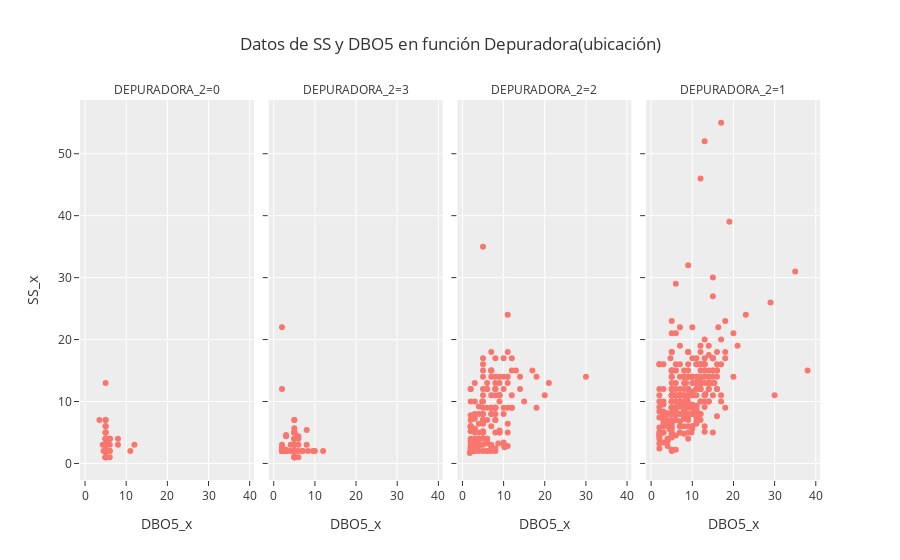

Notebook source saved alongside this figure:
### Code cell
fig1 = px.scatter(
  data_2, x=data_2['DBO5_x'], y=data_2["SS_x"], 
  template="ggplot2", facet_col = data_2['DEPURADORA_2']
, title="Datos de SS y DBO5 en función Depuradora(ubicación)", 
)
fig1

### Figure 1 — Plotly figure (JSON) as saved in the notebook; plotly's stock layout.template omitted (floating-point values rounded to 4 significant figures; data arrays with more than 128 entries replaced by an {"elided": "..."} marker saying what was removed)
{"data": [{"hovertemplate": "DEPURADORA_2=0<br>DBO5_x=%{x}<br>SS_x=%{y}<extra></extra>", "legendgroup": "", "marker": {"color": "#F8766D", "symbol": "circle"}, "mode": "markers", "name": "", "orientation": "v", "showlegend": false, "type": "scatter", "x": [5, 5, 5, 5, 5, 5, 6, 5, 5, 5, 5, 3.5, 5, 5, 5, 5, 5, 6, 5, 5, 5, 5, 5, 5, 5, 5, 5, 5, 5, 6, 5, 11, 12, 5, 5, 5, 6, 5, 5, 5, 6, 5, 5, 5, 5, 6, 5, 5, 5, 5, 5, 5, 5, 5, 5, 8, 5, 5, 5, 6, 5, 5, 5, 5, 5, 5, 5, 5, 5, 8, 4.5, 4.3, 5, 6, 5, 5, 5, 5], "xaxis": "x", "y": [5, 4, 3, 3, 4, 5, 4, 13, 3, 3, 2, 7, 4, 2, 2, 2, 2, 2, 2, 2, 2, 2, 3, 2, 3, 5, 3, 3, 1, 3, 4, 2, 3, 3, 3, 3, 4, 1, 2, 1, 1, 2, 2, 2, 2, 4, 4, 4, 6, 6, 3, 2, 3, 1, 3, 3, 1, 3, 3, 2, 1, 3, 2, 3, 3, 3, 3, 2, 7, 4, 2, 3, 3, 4, 3, 7, 4, 3], "yaxis": "y"}, {"hovertemplate": "DEPURADORA_2=3<br>DBO5_x=%{x}<br>SS_x=%{y}<extra></extra>", "legendgroup": "", "marker": {"color": "#F8766D", "symbol": "circle"}, "mode": "markers", "name": "", "orientation": "v", "showlegend": false, "type": "scatter", "x": [5, 5, 5, 5, 5, 8, 6, 6, 5, 5, 5, 5, 5, 5, 5, 5, 5, 5, 5, 5, 5, 5, 5, 5, 5, 5, 5, 5, 5, 5, 5, 5, 5, 5, 5, 5, 5, 5, 5, 6, 12, 5, 5, 5, 9.5, 4.1, 8.3, 8, 2, 2, 2, 3, 2, 2, 3, 2, 2, 4, 3, 10, 6, 7, 5, 2, 6, 7, 3, 2, 2, 2, 3, 2, 2, 2, 3, 2, 2, 2], "xaxis": "x2", "y": [3, 2, 5, 5, 3, 3, 3, 4, 5, 4, 7, 2, 3, 3, 2, 2, 2, 2, 4, 5, 4, 2, 1, 2, 1, 2, 1, 1, 2, 4, 1, 1, 1, 2, 2, 2, 2, 2, 1, 1, 2, 2, 1, 7, 2, 3, 2, 5.4, 12, 3, 2, 4.4, 2, 2, 2, 2, 2, 2, 2, 2, 2, 2, 5.7, 2.8, 4.4, 2, 2.2, 2, 2, 22, 4.6, 2.4, 2, 2.4, 2, 2.4, 2, 2], "yaxis": "y2"}, {"hovertemplate": "DEPURADORA_2=2<br>DBO5_x=%{x}<br>SS_x=%{y}<extra></extra>", "legendgroup": "", "marker": {"color": "#F8766D", "symbol": "circle"}, "mode": "markers", "name": "", "orientation": "v", "showlegend": false, "type": "scatter", "x": {"elided": "156 float values"}, "xaxis": "x3", "y": {"elided": "156 float values"}, "yaxis": "y3"}, {"hovertemplate": "DEPURADORA_2=1<br>DBO5_x=%{x}<br>SS_x=%{y}<extra></extra>", "legendgroup": "", "marker": {"color": "#F8766D", "symbol": "circle"}, "mode": "markers", "name": "", "orientation": "v", "showlegend": false, "type": "scatter", "x": {"elided": "312 float values"}, "xaxis": "x4", "y": {"elided": "312 float values"}, "yaxis": "y4"}], "layout": {"annotations": [{"font": {}, "showarrow": false, "text": "DEPURADORA_2=0", "x": 0.1175, "xanchor": "center", "xref": "paper", "y": 1, "yanchor": "bottom", "yref": "paper"}, {"font": {}, "showarrow": false, "text": "DEPURADORA_2=3", "x": 0.3725, "xanchor": "center", "xref": "paper", "y": 1, "yanchor": "bottom", "yref": "paper"}, {"font": {}, "showarrow": false, "text": "DEPURADORA_2=2", "x": 0.6275, "xanchor": "center", "xref": "paper", "y": 1, "yanchor": "bottom", "yref": "paper"}, {"font": {}, "showarrow": false, "text": "DEPURADORA_2=1", "x": 0.8825, "xanchor": "center", "xref": "paper", "y": 1, "yanchor": "bottom", "yref": "paper"}], "legend": {"tracegroupgap": 0}, "title": {"text": "Datos de SS y DBO5 en función Depuradora(ubicación)"}, "xaxis": {"anchor": "y", "domain": [0, 0.235], "title": {"text": "DBO5_x"}}, "xaxis2": {"anchor": "y2", "domain": [0.255, 0.49], "matches": "x", "title": {"text": "DBO5_x"}}, "xaxis3": {"anchor": "y3", "domain": [0.51, 0.745], "matches": "x", "title": {"text": "DBO5_x"}}, "xaxis4": {"anchor": "y4", "domain": [0.765, 1.0], "matches": "x", "title": {"text": "DBO5_x"}}, "yaxis": {"anchor": "x", "domain": [0, 1], "title": {"text": "SS_x"}}, "yaxis2": {"anchor": "x2", "domain": [0, 1], "matches": "y", "showticklabels": false}, "yaxis3": {"anchor": "x3", "domain": [0, 1], "matches": "y", "showticklabels": false}, "yaxis4": {"anchor": "x4", "domain": [0, 1], "matches": "y", "showticklabels": false}}}
